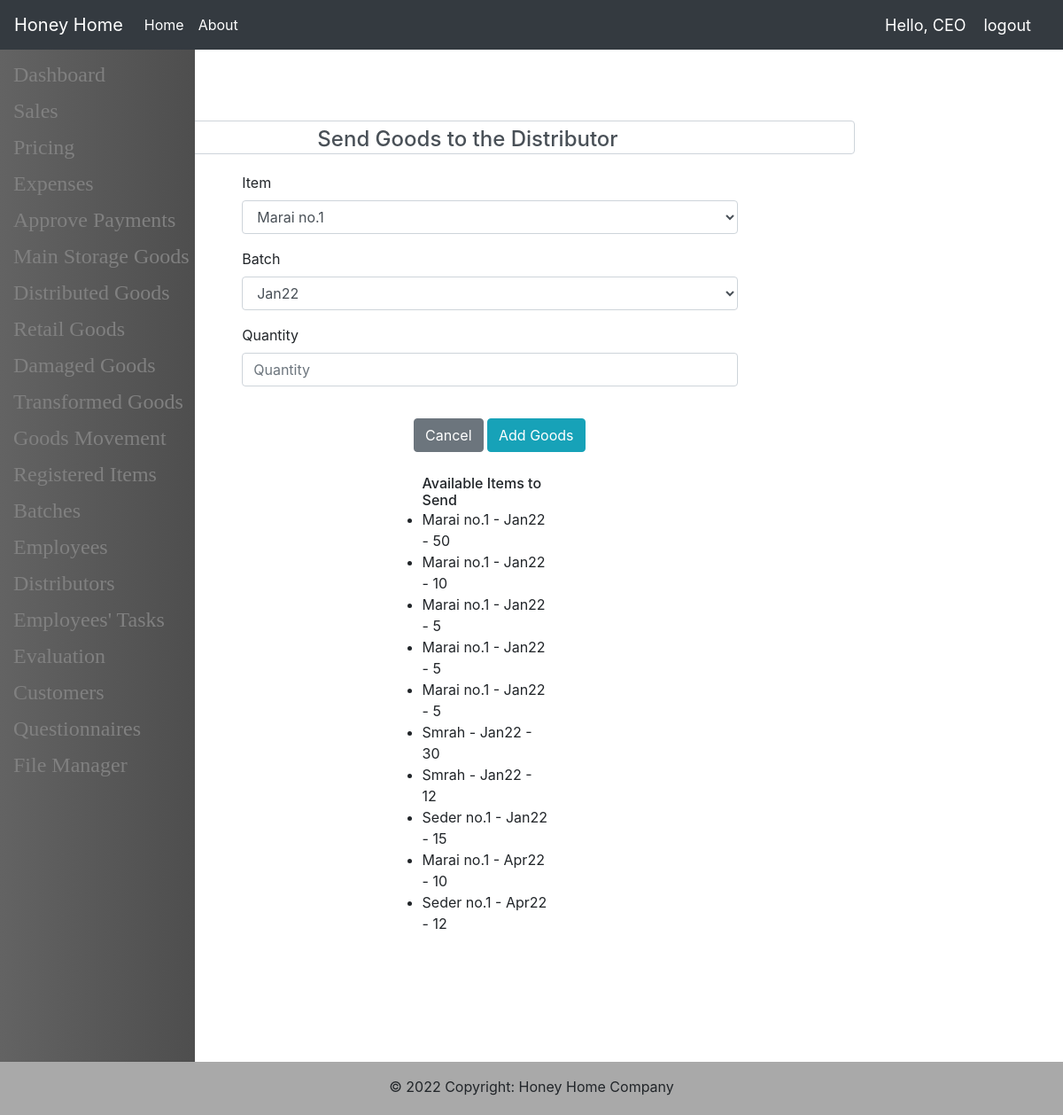
Screenshot of /WarehouseAdmin/Send-Goods/3 (signed in) with the database file from the repository.
### warehouse_admin/models.py (models this page shows)
class ItemType(models.Model):
    id = models.AutoField(primary_key=True)
    name = models.CharField(max_length=20)
    code = models.CharField(max_length=10, null=True, blank=True)
    weight = models.IntegerField(null=True, blank=True)
    is_retail = models.BooleanField(default=False, null=True, blank=True)
    def __str__(self) -> str:
        return self.name

class Batch(models.Model):
    id = models.AutoField(primary_key=True)
    name = models.CharField(max_length=20)
    code = models.CharField(max_length=30, null=True, blank=True)
    arrival_date = models.DateField(null=True, blank=True)
    quantity = models.IntegerField(null=True, blank=True)
    description = models.TextField(max_length=500, null=True, blank=True)
    def __str__(self) -> str:
        return self.name

### warehouse_admin/views.py (the view, shortened to what this page needs)
# urls.py: path('Send-Goods/<str:pk>', views.SendGoodsPage, name='SendGoodsPage'),
def SendGoodsPage(request, pk):
    form = SendGoodsForm(1)
    distributor = Distributor.objects.get(id=pk)
    stock = distributor.stock
    availableItems = {}
    Items = ItemCard.objects.filter(stock=1, status='Good')
    for i in Items:
        availableItems[i.id] = {'name': i.type,
                                'batch': i.batch, 'quantity': i.quantity}
    context = {'availableItems': availableItems, 'form': form, 'base': base(
        request), 'EmployeeTasks': EmployeeTasks(request)}
    return render(request, 'warehouse_admin/send_goods.html', context)

### main/utils.py (called while the page is built)
def getRequesterRole(request) -> str:
    return request.user.groups.all()[0].name

def getUserBaseTemplate(request) -> str:
    Role: str = getRequesterRole(request)
    base: str = ''
    for i in Role.split(' '):
        base += i.lower()
        if Role.split(' ')[-1] != i:
            base += '_'
    base += '/base.html'
    return base

def getEmployeesTasks(request) -> QuerySet:
    employee = Employee.objects.get(account=request.user)
    Tasks = Task.objects.filter(~Q(status="Late-Submission") &
                                ~Q(status="On-Time"), employee=employee)
    return Tasks

### templates/warehouse_admin/send_goods.html (shortened to what this page needs)
{% extends base %}
{% block content %}
<div class="form-group" style="padding: 20px; width: 90%; margin: auto;">
    <div class="form-control"><h4 style="text-align: center;">Send Goods to the Distributor</h4></div>
</div>
<form method="POST">
    <div style="width: 60%; margin:auto;">
        <div class="form-group" style="margin-left: 50px;">
            <label for="exampleInputPassword1">Item</label>
            <div>{{form.type}}</div>
        </div>
        <div class="form-group" style="margin-left: 50px;">
            <label for="exampleInputPassword1">Batch</label>
            <div>{{form.batch}}</div>
        </div>
        <div class="form-group" style="margin-left: 50px;">
            <label for="exampleInputPassword1">Quantity</label>
            <div>{{form.quantity}}</div>
        </div>
        <div style="width: 60%; float: right; margin:auto; margin-top: 20px;">
            <a style="margin:auto;" href="{% url 'MainStorageGoodsPage' %}" class="btn btn-secondary">Cancel</a>
            <button type="submit" class="btn btn-xs btn-info">Add Goods</button>
        </div>
        <div class="form-group" style="width: 30%; margin: auto; margin-top: 100px; ">
            <ul>
                <h6 style="margin-bottom: 0px;">Available Items to Send</h6>
                {% for -, value in availableItems.items %}
                <li>{{value.name}} - {{value.batch}} - {{value.quantity}}</li>
                {% endfor %}
            </ul>
        </div>
    </div>
</form>
{% endblock %}

### templates/navbar.html (shortened to what this page needs)
<nav class="navbar navbar-expand-lg navbar-dark bg-dark">
  <a class="navbar-brand">Honey Home</a>
  <div class="collapse navbar-collapse" id="navbarNavAltMarkup">
    <div class="navbar-nav">
      <a class="nav-item nav-link active" href="{% url 'Index' %}">Home</a>
      <a class="nav-item nav-link active" href="{% url 'About' %}">About</a>
    </div>
  </div>
  {% if request.user.is_authenticated %}
    <span class='hellomessage'>Hello, {{request.user}}</span>
    <span ><a class='logout' href="{% url 'Logout' %}">logout</a></span>
  {% endif %}
</nav>

### templates/navbar.html (style rules this page uses)
.hellomessage, .logout { color: #fff; text-align: left; font-size: 18px; margin-right: 20px; text-decoration: none; }

### rows the page displays
ItemType: name "Marai no.1", batch "Jan22", quantity "50", quantity "10", quantity "5", batch "Apr22"
ItemType: name "Smrah", batch "Jan22", quantity "30", quantity "12"
ItemType: name "Seder no.1", batch "Jan22", quantity "15", batch "Apr22", quantity "12"

### other values shown
{{ request.user }} "CEO"
